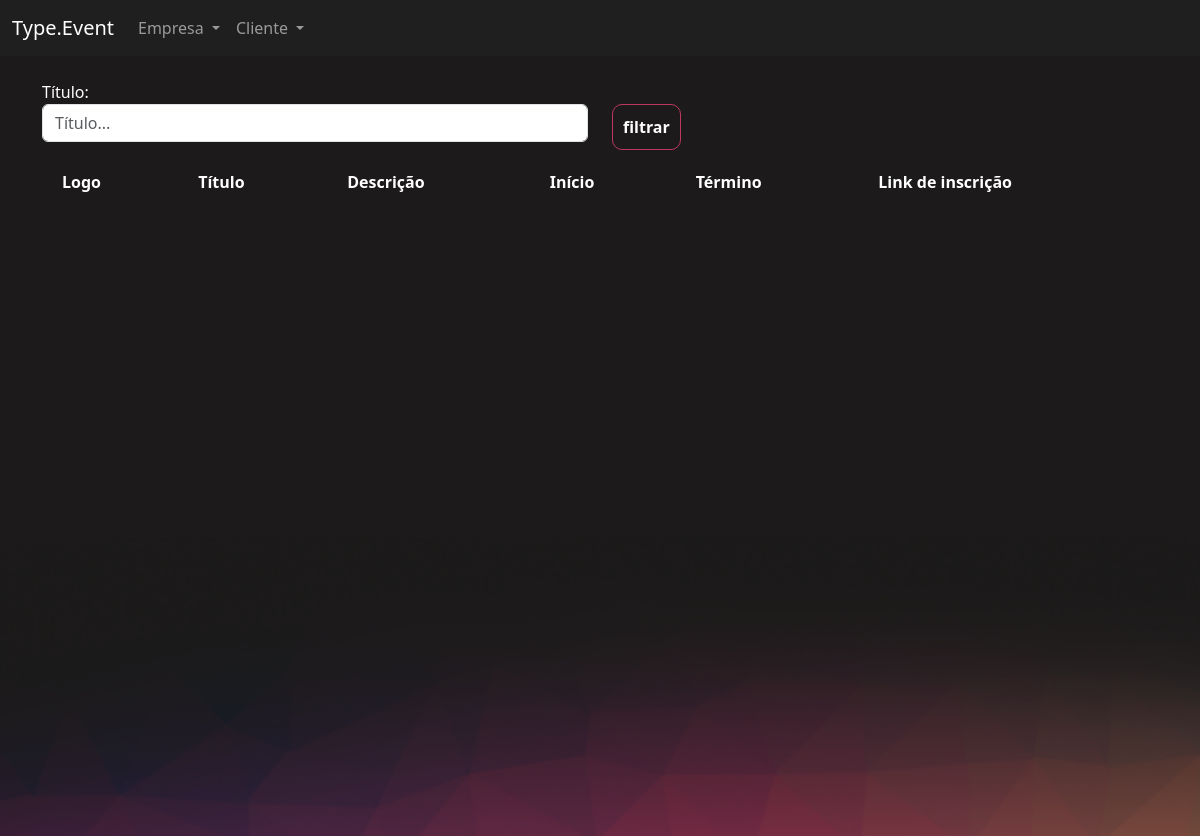
The page /event/manage_event/ (signed in) on the database as committed earlier.
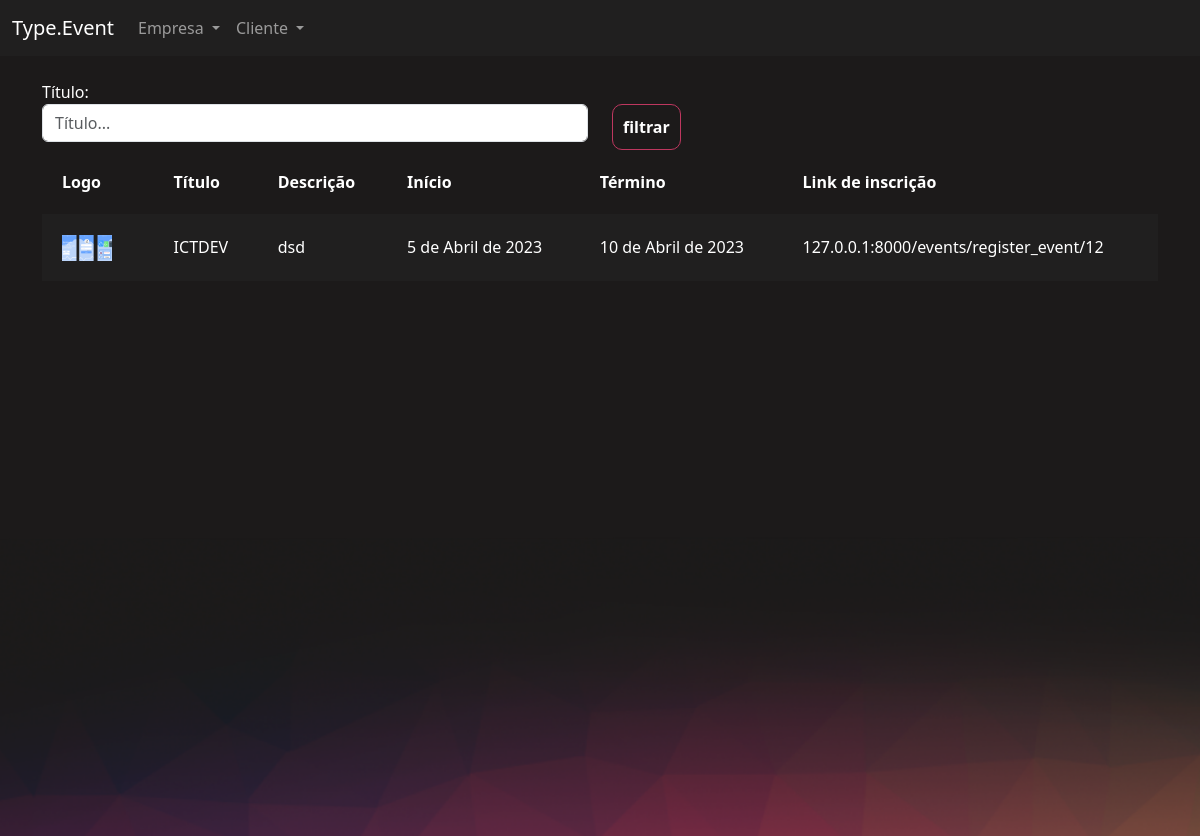
The same page on the database as committed later.
### eventos/models.py (models this page shows, shortened)
class Event(models.Model):
    creator = models.ForeignKey(User, on_delete = models.DO_NOTHING, null = True, blank = True)
    name = models.CharField(max_length=200)
    description = models.TextField()
    start_date = models.DateField()
    end_date = models.DateField()
    workload = models.IntegerField()
    logo = models.ImageField(upload_to = 'logo')
    participants = models.ManyToManyField(User, related_name="event_participant", null=True, blank=True)
    cor_principal = models.CharField(max_length = 7)
    cor_secundaria = models.CharField(max_length = 7)
    cor_fundo = models.CharField(max_length = 7)

### eventos/views.py (the view)
# urls.py: path('manage_event/', views.manage_event, name = "manage_event"),
def manage_event(request):
    if request.method == "GET":
        name = request.GET.get('name')
        events = Event.objects.filter(creator = request.user)
        if name:
            events = events.filter(name__contains=name)
        return render(request, 'manage_event.html', {'events': events})

### eventos/templates/manage_event.html (shortened to what this page needs)
{% extends "bases/base_event.html" %}
{% load static %}
{% block 'importacoes' %}
    <link href="{% static 'event/css/manage_event.css' %}" rel="stylesheet">
{% endblock %}
{% block 'conteudo' %}
    <div class="container">
        <br>
        <div class="row">
            <div class="col-md">
                <form action="{% url 'manage_event' %}" method="GET">
                <label>Título:</label>
                <input type="text" placeholder="Título..." class="form-control" name="name">
            </div>
            <div class="col-md">
                <br>
                <input type="submit" class="btn-principal" value="filtrar">
            </div>
        </div>
        <table>
            <tr>
                <th>Logo</th>
                <th>Título</th>
                <th>Descrição</th>
                <th>Início</th>
                <th>Término</th>
                <th>Link de inscrição</th>
            </tr>
            {% for event in events %}
            <tr class="{% cycle 'linha' 'linha2' %}">
                <td width="10%"><a href="{% url "participants_event" event.id %}"><img width="50x" src="/media/{{event.logo}}"></a></td>
                <td>{{event.name}}</td>
                <td>{{event.description}}</td>
                <td>{{event.start_date}}</td>
                <td>{{event.end_date}}</td>
                <td>127.0.0.1:8000/events/register_event/{{event.id}}</td>
            </tr>
            {% endfor %}
        </table>
    </div>
{% endblock %}

### templates/bases/base_event.html (shortened to what this page needs)
{% extends 'bases/base.html' %}
{% load static %}
{% block 'head' %}
    {% block 'importacoes' %}{% endblock %}
    <link href="{% static 'event/css/event.css' %}" rel="stylesheet">
    <link href="{% static 'users/css/users.css' %}" rel="stylesheet">
{% endblock %}
{% block 'body' %}
    <nav class="navbar navbar-expand-lg bg-body-tertiary navbar-color" data-bs-theme="dark">
        <div class="container-fluid">
            <a class="navbar-brand" href="#">Type.Event</a>
            <div class="collapse navbar-collapse" id="navbarNavDropdown">
            <ul class="navbar-nav">
                <li class="nav-item dropdown">
                    <a class="nav-link dropdown-toggle" href="#" role="button" data-bs-toggle="dropdown" aria-expanded="false">
                        Empresa
                    </a>
                </li>
                <li class="nav-item dropdown">
                    <a class="nav-link dropdown-toggle" href="#" role="button" data-bs-toggle="dropdown" aria-expanded="false">
                        Cliente
                    </a>
                </li>
            </ul>
            </div>
        </div>
    </nav>
    <div style="min-height: 60vh">
        {% block 'conteudo' %}
        {% endblock %}
    </div>
    <div class="fundo-pagina">
    </div>
{% endblock %}

### templates/bases/base.html (shortened to what this page needs)
{% load static %}
<!doctype html>
<html lang="en">
  <head>
    <link href="{% static 'geral/css/base.css'%}" rel = "stylesheet">
    <link href="https://cdn.jsdelivr.net/npm/bootstrap@5.3.0-alpha1/dist/css/bootstrap.min.css" rel="stylesheet">
    {% block 'head' %}{% endblock %}
  </head>
  <body>
    {% block 'body' %}{% endblock %}
  </body>
</html>

### templates/static/geral/css/base.css (style rules this page uses)
body { color: white !important; }
:root { --main-color: #201F1F; --dark-color: #1C1A1A; --contrast-color: #BE375F; --differential-color: #ED8554; }

### templates/static/event/css/manage_event.css (style rules this page uses)
table { width: 100%; padding: 20px; }
.linha { height: 40px; background-color: var(--main-color); padding: 20px; }
td, th { padding: 20px; }

### templates/static/event/css/event.css (style rules this page uses)
.navbar-color { background-color: #201F1F !important; }
body { background-color: #1C1A1A; }
.fundo-pagina { background-image: url('/static/event/img/fundo_pagina.png'); height: 300px; background-size: cover; }

### templates/static/users/css/users.css (style rules this page uses)
.btn-principal { background-color: transparent; border: 1px solid var(--contrast-color); color: white; padding: 10px; border-radius: 10px; font-weight: bold; }

Rows that differ between the two databases and show on the page:
added Event: logo (picture), name "ICTDEV", description "dsd", start_date "5 de Abril de 2023", end_date "10 de Abril de 2023", id "12"
